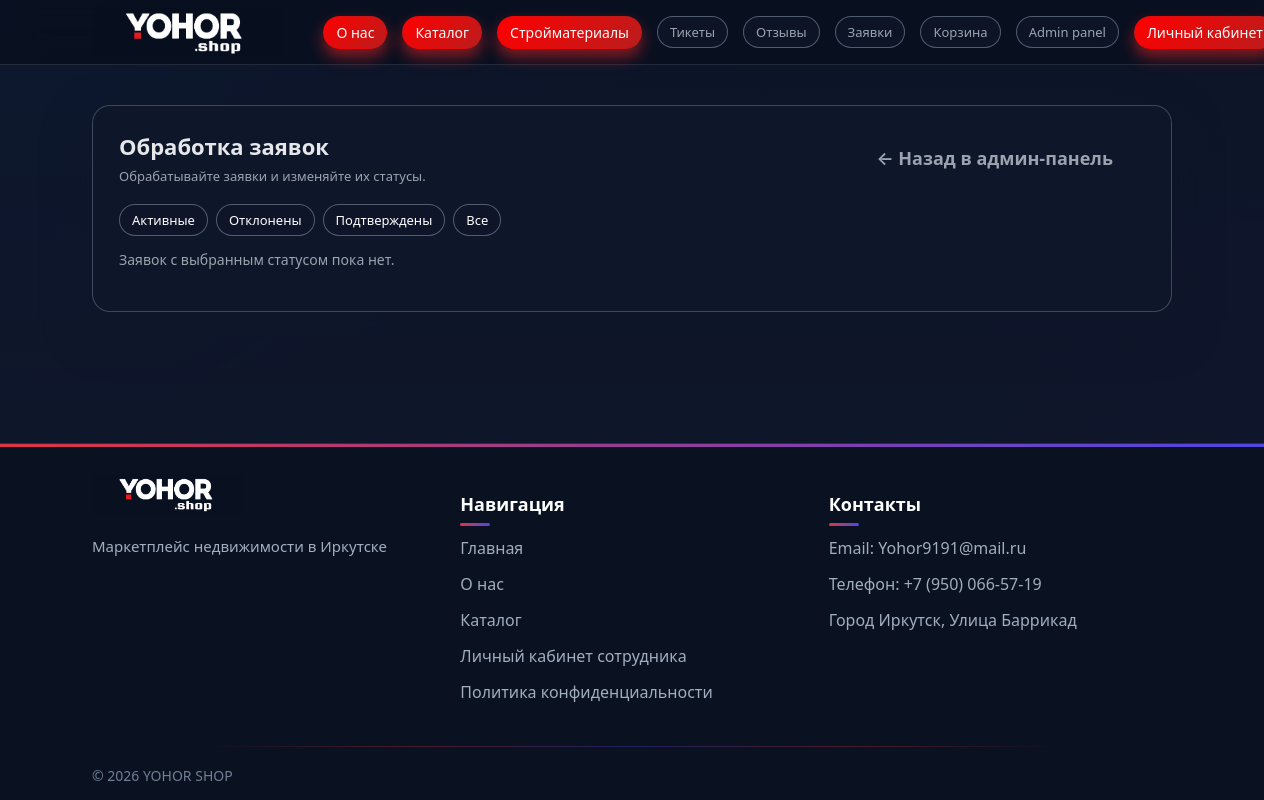
The app's page /admin/applications?status=all (signed in), older data.
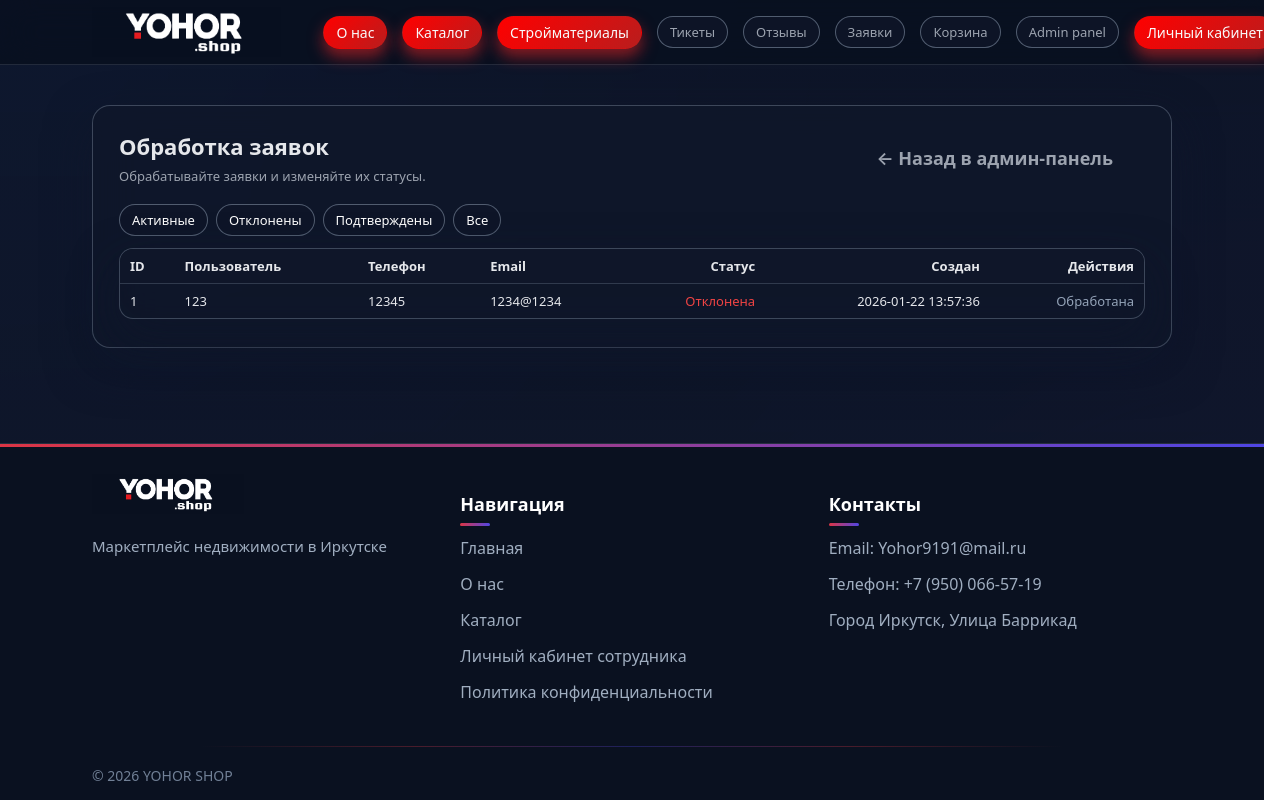
The same page, newer data.
### tables this page shows
CREATE TABLE applications (
                id INTEGER PRIMARY KEY AUTOINCREMENT,
                name TEXT NOT NULL,
                phone TEXT NOT NULL,
                email TEXT NOT NULL,
                status TEXT NOT NULL DEFAULT 'new' CHECK (status IN ('new', 'in_review', 'approved', 'rejected')),
                created_at TIMESTAMP DEFAULT CURRENT_TIMESTAMP
            );

### app.py (the view)
@app.route("/admin/applications")
@login_required
def admin_applications():
    userrole = session.get("user_role")
    if userrole not in ("admin", "moder"):
        flash("Недостаточно прав.", "danger")
        return redirect(url_for("index"))
    status = request.args.get("status", "active")
    if status == "all":
        applications = get_applications_by_status(None)
    elif status == "active":
        apps_new = get_applications_by_status("new")
        apps_review = get_applications_by_status("in_review")
        applications = list(apps_new) + list(apps_review)
    else:
        applications = get_applications_by_status(status)
    return render_template("admin_applications.html", applications=applications, currentstatus=status)

### app.py (called while the page is built)
def login_required(f):
    @wraps(f)
    def decorated_function(*args, **kwargs):
        if 'user_id' not in session:
            flash('Вы должны войти в систему!', 'warning')
            return redirect(url_for('login'))
        return f(*args, **kwargs)
    return decorated_function

@app.context_processor
def inject_user():
    user_id = session.get('user_id')
    cart_count = 0
    active_tickets_count = 0
    if user_id:
        cart_items = get_cart_items(user_id)
        cart_count = len(cart_items)
    try:
        active_tickets_count = count_active_tickets()
    except Exception:
        active_tickets_count = 0
    return dict(
        user_id=user_id,
        user_name=session.get('user_name'),
        user_role=session.get('user_role'),
        cart_count=cart_count,
        active_tickets_count=active_tickets_count,
        categories=get_all_categories(),
    )

### db.py (called while the page is built)
def get_db_connection(db_name='software_shop.db'):
    conn = sqlite3.connect(db_name)
    conn.row_factory = sqlite3.Row
    return conn

### templates/admin_applications.html (shortened to what the changed rows need)
<!DOCTYPE html>
<html lang="ru">
<head>
    <link rel="stylesheet" href="{{ url_for('static', filename='style.css') }}">
</head>
<body>
    <main>
        <section class="section">
            <div class="container" style="max-width: 1120px;">
                <div class="glass" style="padding: 24px 26px 28px; border-radius: 18px;">
                    <div
                        style="display: flex; justify-content: space-between; align-items: center; margin-bottom: 18px;">
                        <div>
                            <h1 style="margin: 0 0 6px; font-size: 22px;">
                                Обработка заявок
                            </h1>
                        </div>
                        {% if user_role == 'admin' %}
                        <a href="{{ url_for('admin_panel') }}" class="btn btn-ghost">
                        </a>
                        {% endif %}
                    </div>
                    <div style="margin-bottom: 12px; display: flex; gap: 8px; flex-wrap: wrap; font-size: 13px;">
                        {% set statuses = [
                        ('active', 'Активные'),
                        ('rejected', 'Отклонены'),
                        ('approved', 'Подтверждены'),
                        ('all', 'Все')
                        ] %}
                        {% for code, label in statuses %}
                        <a href="{{ url_for('admin_applications', status=code) }}"
                            class="pill-link {% if current_status == code %}pill-link-primary{% else %}pill-link-soft{% endif %}"
                            style="padding: 6px 12px; font-size: 13px; color: rgb(255, 255, 255); ">
                            {{ label }}
                        </a>
                        {% endfor %}
                    </div>
                    {% if applications %}
                    <div class="glass" style="border-radius: 14px; overflow: hidden;">
                        <table style="width: 100%; border-collapse: collapse; font-size: 13px;">
                            <thead>
                                <tr style="background: rgba(15,23,42,0.95);">
                                    <th style="text-align: left; padding: 8px 10px;">ID</th>
                                    <th style="text-align: left; padding: 8px 10px;">Пользователь</th>
                                    <th style="text-align: left; padding: 8px 10px;">Телефон</th>
                                    <th style="text-align: left; padding: 8px 10px;">Email</th>
                                    <th style="text-align: right; padding: 8px 10px;">Статус</th>
                                    <th style="text-align: right; padding: 8px 10px;">Создан</th>
                                    <th style="text-align: right; padding: 8px 10px;">Действия</th>
                                </tr>
                            </thead>
                            <tbody>
                                {% for t in applications %}
                                <tr style="border-top: 1px solid rgba(148,163,184,0.25);">
                                    <td style="padding: 8px 10px;">{{ t['id'] }}</td>
                                    <td style="padding: 8px 10px;">{{ t['name'] }}</td>
                                    <td style="padding: 8px 10px;">{{ t['phone'] }}</td>
                                    <td style="padding: 8px 10px;">{{ t['email'] }}</td>
                                    <td style="padding: 8px 10px; text-align: right;">
                                        {% if t['status'] == 'new' %}
                                        <span style="color:#22c0c5; font-weight: 500;">Новая</span>
                                        {% elif t['status'] == 'approved' %}
                                        <span style="color:#22c55e; font-weight: 500;">Подтверждена</span>
                                        {% elif t['status'] == 'rejected' %}
                                        <span style="color:#ef4444; font-weight: 500;">Отклонена</span>
                                        {% else %}
                                        <span style="color:#94a3b8; font-weight: 500;">{{ t['status'] }}</span>
                                        {% endif %}
                                    </td>
                                    <td style="padding: 8px 10px; text-align: right;">{{ t['created_at'] }}</td>
                                    <td style="padding: 8px 10px; text-align: right; white-space: nowrap;">
                                        {% if t.status not in ['approved', 'rejected'] %}
                                        <form method="post"
                                            action="{{ url_for('admin_application_action', application_id=t.id) }}"
                                            style="display: inline-block; margin-right: 6px;">
                                            <input type="hidden" name="action" value="approve">
                                            <button type="submit" class="btn" style="margin-bottom: 6px;padding: 3px 6px; border-radius: 999px;
                                                           border: 1px solid rgba(148,163,184,0.5);
                                                           background: rgba(15,23,42,0.95);
                                                           color: var(--text-main); font-size: 12px;">
                                                ✅ Подтвердить
                                            </button>
                                        </form>
                                        <form method="post"
                                            action="{{ url_for('admin_application_action', application_id=t.id) }}"
                                            style="display: inline-block; margin-right: 6px;">
                                            <input type="hidden" name="action" value="reject">
                                            <button type="submit" class="btn" style="margin-bottom: 6px;padding: 3px 6px; border-radius: 999px;
                                                           border: 1px solid rgba(148,163,184,0.5);
                                                           background: rgba(15,23,42,0.95);
                                                           color: var(--text-main); font-size: 12px;">
                                                ❌ Отклонить
                                            </button>
                                        </form>
                                        {% else %}
                                        <span style="color: #94a3b8;">Обработана</span>
                                        {% endif %}
                                    </td>
                                </tr>
                                {% endfor %}
                            </tbody>
                        </table>
                    </div>
                    {% else %}
                    <p style="font-size: 14px; color: var(--text-muted);">
                        Заявок с выбранным статусом пока нет.
                    </p>
                    {% endif %}
                </div>
            </div>
        </section>
    </main>
</body>
</html>

Row changes from the older to the newer data that the page shows:
added applications: id "1", name "123", phone "12345", email "1234@1234", status "Отклонена", created_at "2026-01-22 13:57:36"
Text that changed along with them:
text no longer shown: "Заявок с выбранным статусом пока нет."
text now shown: "ID Пользователь Телефон Email Статус Создан Действия"
